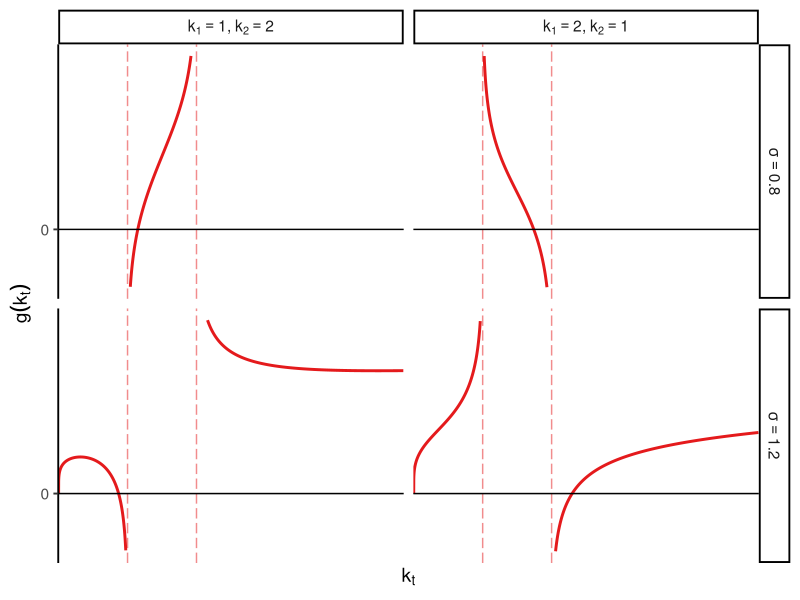

Write the R code that produced this figure. (Note: this script raises an error after producing the figure.)
## ---- chunk 1

# Load packages
packages <- c("dplyr", "ggplot2", "ggrepel", "RColorBrewer", "reshape2", "extrafont", "latex2exp", "gridExtra")
lapply(packages, require, character.only = TRUE)
rm(packages)

# Graphic parameter
scale_graph = 1920/1080
red = brewer.pal(8, "Set1")[1]

## ---- chunk 2

g = function(k, sigma, ks){
  
  k1 = ks[1]
  k2 = ks[2]
  
  G = log((k/k1-1)/((k/k2)^((sigma-1)/sigma)-1))
  return(G)
}

## ---- chunk 3
# Interval vector
inter = seq(0, 10, length.out = 10000)

# 4 cases
sigmas = c(0.8, 1.2)
ks = list(c(1, 2), c(2,1))

# Empty data frame
df = data.frame(matrix(ncol = 5, nrow = 0)) %>% 
  setNames(c("inter", "sigma", "k1", "k2", "value"))

# Loop
for(i in c(1,2)){
  for(j in c(1,2)){
    
    df = cbind(inter, "sigma" = sigmas[i], "k1" = ks[[j]][1], "k2" = ks[[j]][2],
               "value" = g(inter, sigmas[i], ks[[j]])) %>% 
      as.data.frame() %>% 
      rbind(df)
    
  }
}
## ---- chunk 4

df %>%
  mutate(k1 = factor(k1, labels = c(bquote(k[1] > k[2]), bquote(k[1] < k[2])))) %>% 
  
  ggplot(aes(x = inter, y = value)) +
  geom_line(size = 1, color = red) +
  geom_vline(xintercept = 1, linetype = "longdash", color = red, alpha = 0.5) +
  geom_vline(xintercept = 2, linetype = "longdash", color = red, alpha = 0.5) +
  geom_hline(yintercept = 0, linetype = "solid", color = "black") +
  facet_grid(sigma ~ k1 + k2, scales = "fixed",
             labeller = label_bquote(cols = paste(k[1] == .(k1), ", ", k[2] == .(k2)), 
                                     rows = sigma == .(sigma))
             ) +
  theme_classic(base_size = 14) +
  scale_x_continuous(name = bquote(k[t]), breaks = NULL, limits = c(0,5),
                     expand = c(0.001, 0)) +
  scale_y_continuous(name = bquote(g(k[t])), breaks = 0, limits = c(-1.5, 4.5)) +
  ggsave("gfunction_graph.png", width = 7, height = 7)


## ---- chunk 5
# Old version
df = cbind(inter, "sigma" = sigmas[1], "k1" = ks[[1]][1], "k2" = ks[[1]][2],
           "value" = g(inter, sigmas[1], ks[[1]])) %>% 
  as.data.frame() %>% 
  rbind(df)


df = data.frame("inter" = seq(0, 10, length.out = 10000))

# 4 cases
sigmas = c(0.8, 1.2)
ks = list(c(1, 2), c(2,1))

df = df %>% 
  mutate(g1 = g(inter, sigmas[1], ks[[1]]),
         g2 = g(inter, sigmas[1], ks[[2]]),
         g3 = g(inter, sigmas[2], ks[[1]]),
         g4 = g(inter, sigmas[2], ks[[2]])) %>% 
  melt(id.vars = "inter")

## ---- chunk 6

df %>%
  subset(variable == "g1") %>% 
  
  ggplot(aes(x = inter, y = value)) +
  geom_hline(yintercept = 0) +
  geom_line(color = red) +
  # Dashed lines (specific values)
  geom_vline(xintercept = 1, color = red, linetype = "dashed", alpha = 0.5) +
  geom_vline(xintercept = 2, color = red, linetype = "dashed", alpha = 0.5) +
  # Axis
  scale_x_continuous(name = "", breaks = c(0, 1, 2), labels = c(0, expression(k[1]), expression(k[2])),
                     limits = c(0,3), expand = c(0,0)) + 
  scale_y_continuous(name = "", breaks = 0, labels = 0,
                      limits = c(-1.5,3.5), expand = c(0,0)) +
  # Graphic background
  theme_classic(base_size = 14) +
  theme(axis.line.x = element_blank(),
        axis.ticks.x = element_blank()) +
  # Save
  ggsave("graph_a.png", width = 7, height = 7*2/3)




## ---- chunk 7

df %>%
  subset(variable == "g2") %>% 
  
  ggplot(aes(x = inter, y = value)) +
  geom_line(color = red) +
  geom_hline(yintercept = 0) +
  # Dashed lines (specific values)
  geom_vline(xintercept = 1, color = red, linetype = "longdash", alpha = 0.5) +
  geom_vline(xintercept = 2, color = red, linetype = "longdash", alpha = 0.5) +
  # Axis
  scale_x_continuous(name = "", breaks = c(0, 1, 2), labels = c(0, expression(k[2]), expression(k[1])),
                     limits = c(0,3), expand = c(0,0)) + 
  scale_y_continuous(name = "", breaks = 0, labels = 0,
                      limits = c(-1.5,3.5), expand = c(0,0)) +
  # Graphic background
  theme_classic(base_size = 14) +
  theme(axis.line.x = element_blank(),
        axis.ticks.x = element_blank()) +
  # Save
  ggsave("graph_b.png", width = 7, height = 7*2/3)

## ---- chunk 8

df %>%
  subset(variable == "g3") %>% 
  
  ggplot(aes(x = inter, y = value)) +
  geom_line(color = red) +
  geom_hline(yintercept = 0) +
  # Dashed lines (specific values)
  geom_vline(xintercept = 1, color = red, linetype = "longdash", alpha = 0.5) +
  geom_vline(xintercept = 2, color = red, linetype = "longdash", alpha = 0.5) +
  # Axis
  scale_x_continuous(name = "", breaks = c(0, 1, 2), labels = c(0, expression(k[1]), expression(k[2])),
                     limits = c(0,7), expand = c(0,0)) + 
  scale_y_continuous(name = "", breaks = 0, labels = 0,
                      limits = c(-2,5), expand = c(0,0)) +
  # Graphic background
  coord_cartesian() + 
  theme_classic(base_size = 14) +
  theme(axis.line.x = element_blank(),
        axis.ticks.x = element_blank()) +
  # Save
  ggsave("graph_c.png", width = 7, height = 7*2/3)

## ---- chunk 9

df %>%
  subset(variable == "g4") %>% 
  
  ggplot(aes(x = inter, y = value)) +
  geom_line(color = red) +
  geom_hline(yintercept = 0) +
  # Dashed lines (specific values)
  geom_vline(xintercept = 1, color = red, linetype = "longdash", alpha = 0.5) +
  geom_vline(xintercept = 2, color = red, linetype = "longdash", alpha = 0.5) +
  # Axis
  scale_x_continuous(name = "", breaks = c(0, 1, 2), labels = c(0, expression(k[2]), expression(k[1])),
                     limits = c(0,7), expand = c(0,0)) + 
  scale_y_continuous(name = "", breaks = 0, labels = 0,
                      limits = c(-2,5), expand = c(0,0)) +
  # Graphic background
  coord_cartesian() + 
  theme_classic(base_size = 14) +
  theme(axis.line.x = element_blank(),
        axis.ticks.x = element_blank()) +
  # Save
  ggsave("graph_d.png", width = 7, height = 7*2/3)

## ---- chunk 10


## ---- chunk 11

h = function(k, sigma, phi, gamma){
  H = (sigma + (1-phi)/phi * (1-gamma*(1-sigma))/gamma * k^((1-sigma)/sigma))^(-1)
  return(H)
}

## ---- chunk 12
# Interval vector
inter = seq(0.001, 100, by = 0.001)

# 3 cases
sigmas = c(0.25, 0.8, 1.2)
phi = 0.3
gamma = 0.5

# Empty data frame
df = data.frame(matrix(ncol = 3, nrow = 0)) %>% 
  setNames(c("inter", "sigma", "value"))

# Loop
for(i in c(1:3)){
    
    df = cbind(inter, "sigma" = sigmas[i], "value" = h(inter, sigmas[i], phi, gamma)) %>% 
      as.data.frame() %>% 
      rbind(df)
    
}
## ---- chunk 13

df %>%
  ggplot(aes(x = inter, y = value)) +
  geom_line(size = 1, color = red) +
  facet_grid(. ~ sigma, scales = "free")

## ---- chunk 14

sigma_1 = 0.25
h1 = df %>% 
  subset(sigma == 0.25) %>% 
  
  ggplot(aes(x = inter, y = value)) +
  geom_line(color = red) +
  geom_hline(yintercept = 1/sigma_1, linetype = "dashed", color = red, alpha = 0.5) +
  
  scale_x_continuous(name = "",
                     breaks = 0, labels = 0,
                     limits = c(0, 1.5), expand = c(0,0)) +
  scale_y_continuous(name = "",
                     breaks = c(0, 1/sigma_1), labels = c(0, expression(frac(1,sigma))),
                     limits = c(0, 1/sigma_1*1.05), expand = c(0,0)) +
  theme_classic(base_size = 14) +
  #ggtitle(bquote("1)"~sigma == .(sigma_1)))
  ggsave("h1.png", width = 5, height = 5)

## ---- chunk 15

sigma_2 = 0.8

h2 = df %>% 
  subset(sigma == sigma_2) %>% 
  
  ggplot(aes(x = inter, y = value)) +
  geom_line(color = red) +
  geom_hline(yintercept = 1/sigma_2, linetype = "dashed", color = red, alpha = 0.5) +
  
  scale_x_continuous(name = "",
                     breaks = 0, labels = 0,
                     limits = c(0, 1.5), expand = c(0,0)) +
  scale_y_continuous(name = "",
                     breaks = c(0, 1/sigma_2), labels = c(0, expression(frac(1,sigma))),
                     limits = c(0, 1/sigma_2*1.05), expand = c(0,0)) +
  theme_classic(base_size = 14) +
  # ggtitle(bquote("2)"~sigma == .(sigma_2)))
  ggsave("h2.png", width = 5, height = 5)


## ---- chunk 16

sigma_3 = 1.2

h3 = df %>% 
  subset(sigma == sigma_3) %>% 
  
  ggplot(aes(x = inter, y = value)) +
  geom_line(color = red) +
  geom_hline(yintercept = 1/sigma_3, linetype = "dashed", color = red, alpha = 0.5) +
  
  scale_x_continuous(name = "",
                     breaks = 0, labels = 0,
                     limits = c(0, 1.5), expand = c(0,0)) +
  scale_y_continuous(name = "",
                     breaks = c(0, 1/sigma_3), labels = c(0, expression(frac(1,sigma))),
                     limits = c(0, 1/sigma_3*1.05), expand = c(0,0)) +
  theme_classic(base_size = 14) +
  # ggtitle(bquote("3)"~sigma == .(sigma_3))) +
  ggsave("h3.png", width = 5, height = 5)


## ---- chunk 17

plot_grid(h1, h2, h3, nrow = 1) +
  ggsave("test.png", width = 5*scale_graph, height = 5*scale_graph*1/2)

## ---- chunk 18
# Ranges
sigma_range = c(1.1, 1.2, 1.3, 1.5, 1.7)
k1 = 1
k2_range = k1*c(1.1, 3, 5)
gamma = 0.5
phi = 0.3

# Interval
inter = seq(0.001, 30, 0.001)

# Empty data frame
result = data.frame(matrix(ncol = 4, nrow = 0)) %>% 
  setNames(c("inter", "sigma", "k2", "value"))

# Loop to compute g function
for(k2 in k2_range){
  for(sigma in sigma_range){
   
   g = function(k, sigma, k1, k2){
      G = log((k/k1-1)/((k/k2)^((sigma-1)/sigma)-1))
      return(G)
   }
   
   h = function(k, sigma, k1, phi, gamma){
     H = (sigma + (1-phi)/phi*(1-gamma*(1-sigma))/gamma*k^((1-sigma)/sigma))^(-1)
     return(H)
   }
   
   result = cbind(inter, sigma, k2, "value" = g(inter, sigma, k1, k2),
                  "value_h" = h(inter, sigma, k1, phi, gamma)) %>% 
     rbind(result)
   
  }
}

result = as.data.frame(result)

# Compute bound and violation logic
result = result %>% 
  # subset(inter > k2) %>% 
   mutate(bound = 1/as.numeric(as.character(sigma)),
          violation = ifelse(bound > value, TRUE, FALSE),
          sigma = as.factor(sigma),
          k2 = as.factor(k2))

result_after = result %>% 
  subset(inter > as.numeric(as.character(k2)))

result_before = result %>% 
  subset(inter <= as.numeric(as.character(k2)))

# Check if g and h intersect
sum(result_after$violation, na.rm = TRUE) # If =  0, then do not intersect after k2
## ---- chunk 19
# Show minimum k on (k2, +infinity)
min_val = result_after %>%  
  group_by(sigma, k2) %>% 
  summarise(min(value), min(bound)) %>% 
  setNames(c("sigma", "k2", "min_k", "min_x"))
min_val
## ---- chunk 20
x_bound = min_val %>% pull("min_x")

result_after %>%  
  
  ggplot(aes(x = inter, y = value)) +
  geom_line(aes(color = sigma)) +
  geom_hline(data = min_val, aes(yintercept = x_bound, color = sigma), linetype = "dashed") +
  facet_wrap(k2 ~ ., labeller = label_bquote(nu == .(as.numeric(as.character(k2))))) +
  scale_x_continuous(breaks = 0, limits = c(0, 10), expand = c(0,0)) +
  scale_y_continuous(breaks = c(0,1), limits = c(0, 5), expand = c(0,0)) +
  scale_color_manual(name = bquote(sigma), values = brewer.pal(8, "Set1")) +
  theme_classic(base_size = 14) +
  theme(legend.position = "right") +
  labs(x = "", y = "") +
  ggsave("g_tilde.png", width = scale_graph*5, height = scale_graph*5/3)

## ---- chunk 21

result_before %>% 
  
  ggplot(aes(x = inter, y = value)) +
  geom_line(aes(color = sigma)) +
  geom_hline(data = min_val, aes(yintercept = x_bound, color = sigma), linetype = "dashed") +
  facet_wrap(k2 ~ ., labeller = label_bquote(nu == .(as.numeric(as.character(k2))))) +
  scale_x_continuous(breaks = c(0,1), limits = c(0, 1), expand = c(0,0)) +
  scale_y_continuous(breaks = c(0,1), limits = c(0, 2), expand = c(0,0)) +
  scale_color_manual(name = bquote(sigma), values = brewer.pal(8, "Set1")) +
  theme_classic(base_size = 14) +
  theme(legend.position = "right") +
  labs(x = "", y = "") +
  ggsave("g_tilde_2.png", width = scale_graph*5, height = scale_graph*5/3)

## ---- chunk 22

result_before %>% 
  
  ggplot(aes(x = inter, color = sigma)) +
  geom_line(aes(y = value)) +
  geom_line(aes(y = value_h), linetype = "dashed") +
  geom_hline(data = min_val, aes(yintercept = x_bound, color = sigma), linetype = "dotted") +
  facet_wrap(k2 ~ ., labeller = label_bquote(nu == .(as.numeric(as.character(k2))))) +
  scale_x_continuous(breaks = c(0,1), limits = c(0, 1), expand = c(0,0)) +
  scale_y_continuous(breaks = c(0,1), limits = c(0, 2), expand = c(0,0)) +
  scale_color_manual(name = bquote(sigma), values = brewer.pal(8, "Set1")) +
  theme_classic(base_size = 14) +
  theme(legend.position = "right") +
  labs(x = "", y = "") +
  ggsave("g_tilde_3.png", width = scale_graph*5, height = scale_graph*5/3)

## ---- chunk 23

result %>% 
  
  ggplot(aes(x = inter, color = sigma)) +
  geom_line(aes(y = value)) +
  geom_line(aes(y = value_h), linetype = "dashed") +
  geom_hline(data = min_val, aes(yintercept = x_bound, color = sigma), linetype = "dotted") +
  facet_wrap(k2 ~ ., labeller = label_bquote(nu == .(as.numeric(as.character(k2))))) +
  scale_x_continuous(breaks = 0, limits = c(0, 10), expand = c(0,0)) +
  scale_y_continuous(breaks = c(0,1), limits = c(0, 5), expand = c(0,0)) +
  scale_color_manual(name = bquote(sigma), values = brewer.pal(8, "Set1")) +
  theme_classic(base_size = 14) +
  theme(legend.position = "right") +
  labs(x = "", y = "") +
  ggsave("gh.png", width = scale_graph*5, height = scale_graph*5/3)

## ---- chunk 24
# Ranges
sigma_range = c(1.1, 1.2, 1.3, 1.5, 1.7)
k1 = 1
k2_range = k1*c(0.3, 0.6, 0.9)
gamma = 0.5
phi = 0.3

# Interval
inter = seq(0.001, 30, 0.001)

# Empty data frame
result = data.frame(matrix(ncol = 4, nrow = 0)) %>% 
  setNames(c("inter", "sigma", "k2", "value"))

# Loop to compute g function
for(k2 in k2_range){
  for(sigma in sigma_range){
   
   g = function(k, sigma, k1, k2){
      G = log((k/k1-1)/((k/k2)^((sigma-1)/sigma)-1))
      return(G)
   }
   
   h = function(k, sigma, k1, phi, gamma){
     H = (sigma + (1-phi)/phi*(1-gamma*(1-sigma))/gamma*k^((1-sigma)/sigma))^(-1)
     return(H)
   }
   
   result = cbind(inter, sigma, k2, "value" = g(inter, sigma, k1, k2),
                  "value_h" = h(inter, sigma, k1, phi, gamma)) %>% 
     rbind(result)
   
  }
}

result = as.data.frame(result)

# Compute bound and violation logic
result = result %>% 
  # subset(inter > k2) %>% 
   mutate(bound = 1/as.numeric(as.character(sigma)),
          violation = ifelse(bound > value, TRUE, FALSE),
          h_over_g = ifelse(value < value_h, TRUE, FALSE),
          sigma = as.factor(sigma),
          k2 = as.factor(k2))

result_after = result %>% 
  subset(inter > as.numeric(as.character(k2)))

result_before = result %>% 
  subset(inter <= as.numeric(as.character(k2)))

# Check if g and h intersect
sum(result_after$h_over_g, na.rm = TRUE) # If =  0, then do not intersect after k2
## ---- chunk 25
# Show minimum k on (k2, +infinity)
min_val = result_after %>%  
  group_by(sigma, k2) %>% 
  summarise(min(value), min(bound)) %>% 
  setNames(c("sigma", "k2", "min_k", "min_x"))
min_val

x_bound = min_val %>% pull("min_x")
## ---- chunk 26

result %>% 
  
  ggplot(aes(x = inter, color = sigma)) +
  geom_line(aes(y = value)) +
  geom_line(aes(y = value_h), linetype = "dashed") +
  geom_hline(data = min_val, aes(yintercept = x_bound, color = sigma), linetype = "dotted") +
  facet_wrap(k2 ~ ., labeller = label_bquote(nu == .(as.numeric(as.character(k2))))) +
  scale_x_continuous(breaks = 0, limits = c(0, 10), expand = c(0,0)) +
  scale_y_continuous(breaks = c(0,1), limits = c(0, 5), expand = c(0,0)) +
  scale_color_manual(name = bquote(sigma), values = brewer.pal(8, "Set1")) +
  theme_classic(base_size = 14) +
  theme(legend.position = "right") +
  labs(x = "", y = "") +
  ggsave("gh2.png", width = scale_graph*5, height = scale_graph*5/3)

